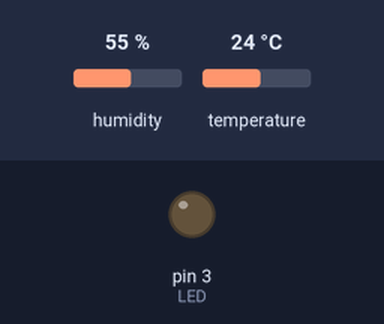
The sketch below on a simulated Arduino Uno, built with avr-gcc and run on an emulated ATmega328P. Shown: output pins drawn as LEDs (lit = HIGH). The test bench sets the inputs (shaded band); at power-on: humidity 55 %, temperature 24 °C. What the sketch prints to the serial monitor is not drawn.

Above: at 3.0 s.
3.1 s: humidity set to 68 %
9.3 s: humidity set to 71 %
At 11.2 s:
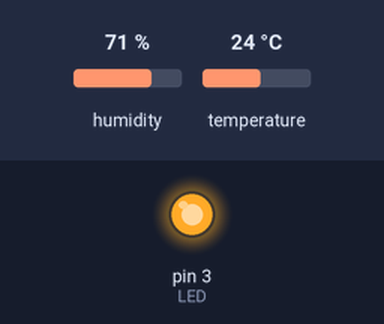
Timing chart, 0 to 12.7 s (numbered marks = the images above; inputs shaded):
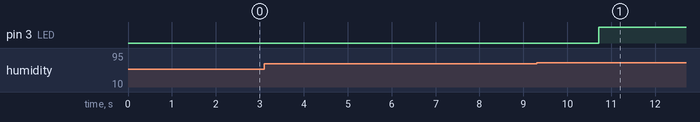

The sketch:

DHT22_AM2302.ino
```cpp
#include "DHT.h"
#define DHTPIN 2    // what digital pin we're connected to //2
#define LED 3
#define DHTTYPE DHT22   // DHT 22  (AM2302), AM2321  //

DHT dht(DHTPIN, DHTTYPE);

void setup() {
  Serial.begin(9600);
  Serial.println("DHTxx test!");
   pinMode(LED, OUTPUT);

  dht.begin();
}

void loop() {
  // Wait a few seconds between measurements.
  delay(100);

  // Reading temperature or humidity takes about 250 milliseconds!
  // Sensor readings may also be up to 2 seconds 'old' (its a very slow sensor)
  float h = dht.readHumidity();
  // Read temperature as Celsius (the default)
  float t = dht.readTemperature();
  // Read temperature as Fahrenheit (isFahrenheit = true)
  float f = dht.readTemperature(true);

  // Check if any reads failed and exit early (to try again).
  if (isnan(h) || isnan(t) || isnan(f)) {
    Serial.println("Failed to read from DHT sensor!");
    return;
  }

  // Compute heat index in Fahrenheit (the default)
  float hif = dht.computeHeatIndex(f, h);
  // Compute heat index in Celsius (isFahreheit = false)
  float hic = dht.computeHeatIndex(t, h, false);

  Serial.print("  Humidity: ");
  Serial.print(h);
  Serial.print(" %\t");
  Serial.print("  Temperature: ");
  Serial.print(t);
  Serial.print(" *C ");
  Serial.print(f);
  Serial.print(" *F\t");
  Serial.print("  Heat index: ");
  Serial.print(hic);
  Serial.print(" *C ");
  Serial.print(hif);
  Serial.print(" *F");


if(h>=70.00){
  digitalWrite(LED,1);
  Serial.println("  :เปิดไฟ");
  }else{
  digitalWrite(LED,0);
  Serial.println("  :ปิดไฟ");
    }


}
```

Measured:
- the behaviour switches between 69 and 70 % on humidity (found by bisection; images 0 and 1)
- after the input at 3.1 s, every drawn part: stays the same
- after the input at 9.3 s, pin 3 (LED): LOW → HIGH after 1.4 s
